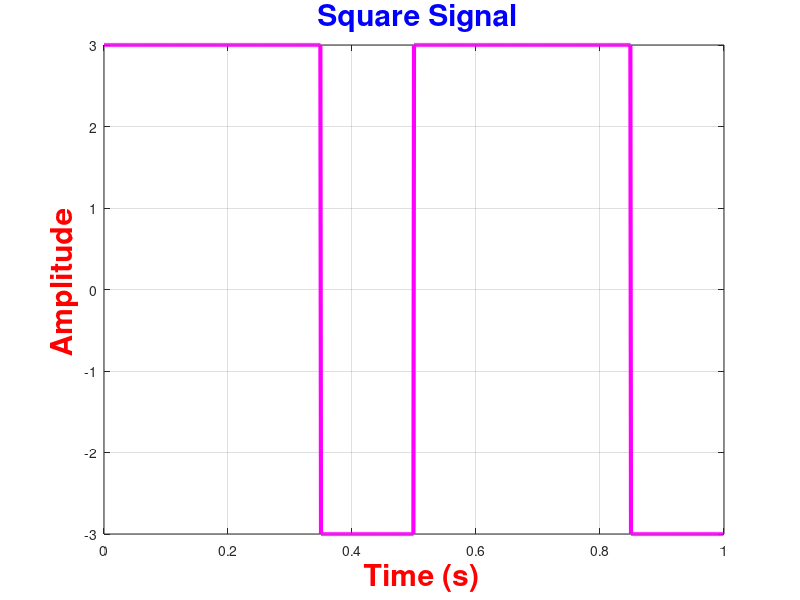

The MATLAB source for this figure:
fs=1000;
f=2;
t=0:1/fs:1-1/fs;            % t=0:1/fs:1
y=3*square(2*pi*f*t, 70);        % Amplitude=3     70=Duty Cycle

figure
plot(t,y, 'm', 'linewidth',3)
xlabel('\bf \color{red} \fontsize{30} Time (s)')
ylabel('\bf \color{red} \fontsize{30} Amplitude')
title('\bf \color{blue} \fontsize{30}Square Signal')
grid on
